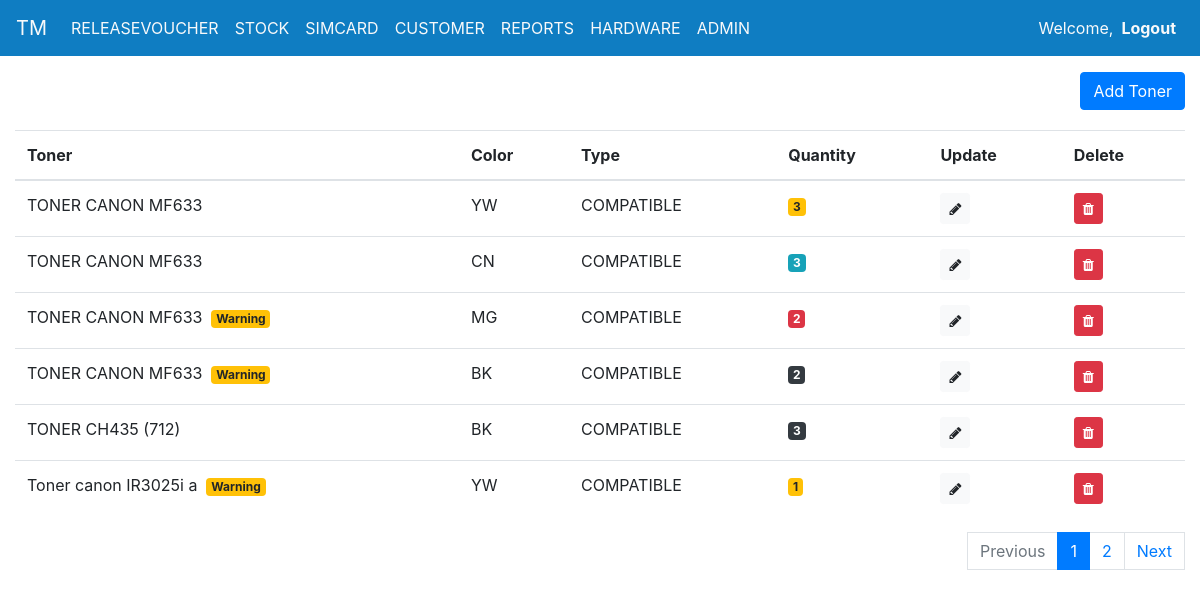
The page /toners/ (signed in) on the database its author committed.
### TonersManagement/models.py (models this page shows, shortened)
class Toner(models.Model):
    description = models.CharField(max_length=80)
    COLORS = (
        ('BK','BLACK'),
        ('MG','MAGENTA'),
        ('CN','CYAN'),
        ('YW','YELLOW')
    )
    color = models.CharField(max_length=10, null= True, choices=COLORS)
    TONERS_TYPES = (
        ('COMPATIBLE','COMPATIBLE'),
        ('ORIGINAL','ORIGINAL') )
    toners_type = models.CharField(max_length=100, null= True, choices=TONERS_TYPES)
    Quantity = models.IntegerField(default=0)
    class Meta:
        unique_together = ["description", "color", "toners_type"]
        ordering = ["-id"]

### TonersManagement/Views/toner_view.py (the view, shortened to what this page needs)
# urls.py: path('toners/',views.Toenrs, name='toners'),
@login_required(login_url='login')
def Toenrs(request):
    toners_list = Toner.objects.all()
    page = request.GET.get('page',1)
    paginator = Paginator(toners_list,6)
    try:
        toners = paginator.page(page)
    except PageNotAnInteger:
        toners = paginator.page(1)
    except EmptyPage :
        toenrs = paginator.page(paginator.num_pages)
    form = TonerForm()
    return render(request, 'TonersManagement/pages/toners.html',{'model':"Toner",'data': toners,'form': TonerForm,  'headers':["Toner","Color","Type","Quantity","Update","Delete"]} )

### TonersManagement/templates/TonersManagement/pages/toners.html (shortened to what this page needs)
{% extends 'TonersManagement/components/base.html' %}
{% block content %}
<div class="container-fluid" style="background-color: white; ">
    {% include 'TonersManagement/components/add_new_item.html' %}
    {% include 'TonersManagement/components/toners_table.html' %}
</div>
{% endblock content %}

### TonersManagement/templates/TonersManagement/components/toners_table.html
{% load static %}
<div class="table-responsive-sm table-hover d-none d-lg-block">
  <table class="table">
  <thead>
  <tr >
      {% for header in headers %}
          <th>{{header}}</th>
      {% endfor %}
  </tr>
  </thead>
  {% for item in data %}
    <tr>
    {% if item.Quantity < 3 %}
      {% if item.Quantity == 0 %}
          <td>{{ item.description }}&nbsp;&nbsp;<span class="badge badge-danger">Warning</span></td>
      {% else %}
          <td>{{ item.description }}&nbsp;&nbsp;<span class="badge badge-warning">Warning</span></td>
      {% endif %}
    {% else %}
      <td>{{ item.description }}</td>
    {% endif %}
        <td>{{ item.color }}</td>
        <td>{{ item.toners_type }}</td>
        <td>
            {% if item.color == 'BK' %}
                <span class="badge badge-dark">{{ item.Quantity }}</span>
            {% endif %}
             {% if item.color == 'MG' %}
                <span class="badge badge-danger">{{ item.Quantity }}</span>
            {% endif %}
             {% if item.color == 'CN' %}
                <span class="badge badge-info">{{ item.Quantity }}</span>
            {% endif %}
             {% if item.color == 'YW' %}
                <span class="badge badge-warning">{{ item.Quantity }}</span>
            {% endif %}
        </td>
        <td><a  class="btn btn-light btn-sm shadow-none" href={% url 'update_toner' item.id %}   ><i class="fa fa-pencil" aria-hidden="true"></i> </a></td>
        <td><a class="btn btn-danger btn-sm shadow-none" href="{% url  'delete_toner' item.id %}"><i class="fa fa-trash"></i></a></td>
    </tr>
  {% endfor %}
  </table>
  {% include 'TonersManagement/components/pagination.html' %}
</div>

### rows shown on the page
Toner: description "TONER CANON MF633", color "YW", toners_type "COMPATIBLE", Quantity "3"
Toner: description "TONER CANON MF633", color "CN", toners_type "COMPATIBLE", Quantity "3"
Toner: description "TONER CANON MF633", color "MG", toners_type "COMPATIBLE", Quantity "2"
Toner: description "TONER CANON MF633", color "BK", toners_type "COMPATIBLE", Quantity "2"
Toner: description "TONER CH435 (712)", color "BK", toners_type "COMPATIBLE", Quantity "3"
Toner: description "Toner canon IR3025i a", color "YW", toners_type "COMPATIBLE", Quantity "1"

### other values the page prints
{{ model }} "Toner"
{{ header }} "Toner" "Color" "Type" "Quantity" "Update" "Delete"
{{ i }} "1"
{{ i }} "2"
